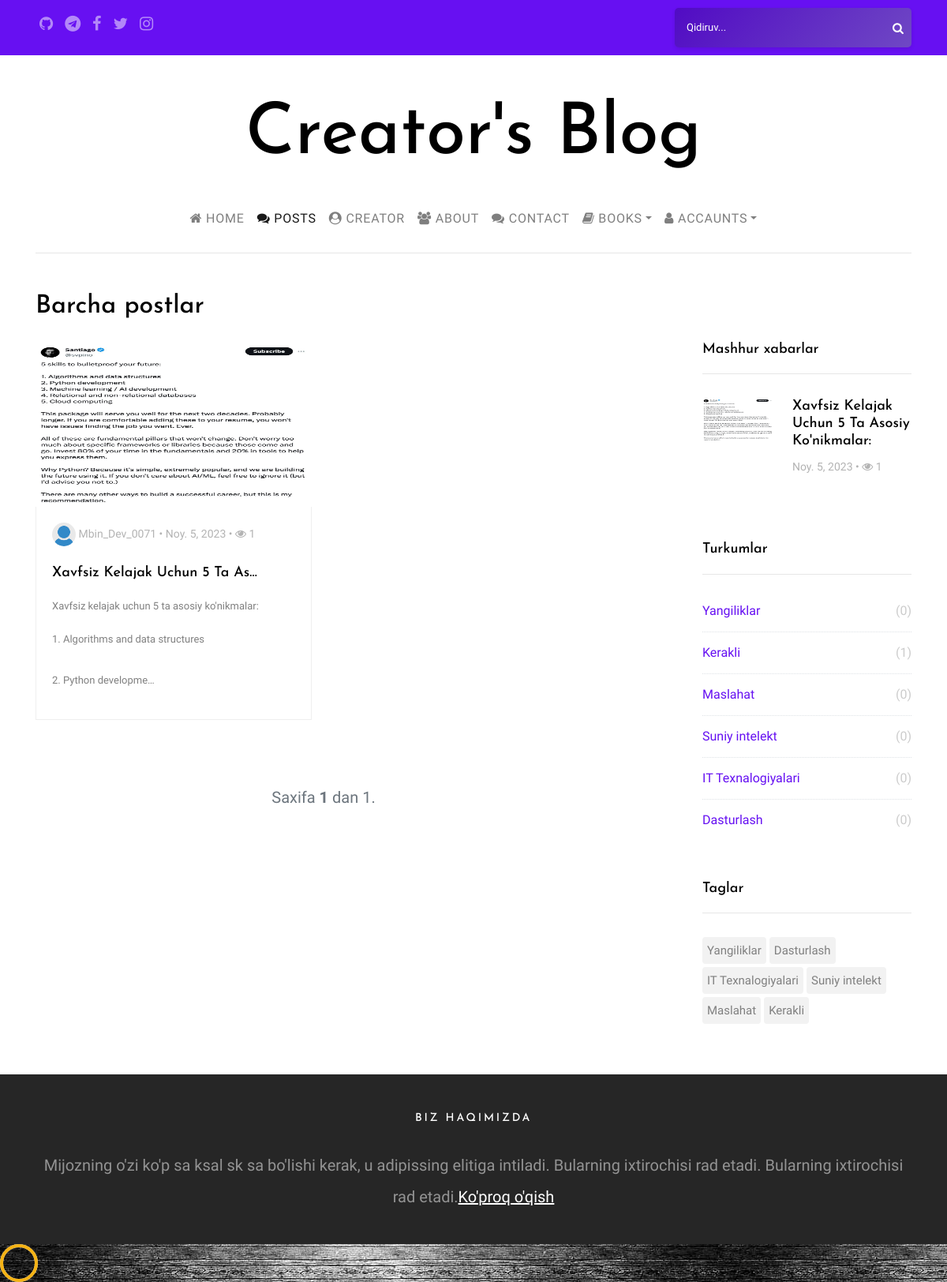
Page /post/ on the committed database.
### posts/models.py (models this page shows, shortened)
class Post(models.Model):
    author = models.ForeignKey(settings.AUTH_USER_MODEL, on_delete=models.CASCADE)
    category = models.ForeignKey(Category, on_delete=models.CASCADE)
    tags = models.ManyToManyField(Tag, blank=True, verbose_name='Yorliqlar')
    views = models.ManyToManyField(HitCount, related_name='post_views', blank=True)
    title = models.CharField(max_length=75, verbose_name='Sarlavha')
    slug = models.SlugField(unique=True, help_text='Bu joyni qo`lda o`zgartirmaslik tavsiya etiladi.')
    image = models.ImageField(upload_to='posts/%Y/%m/%d/', verbose_name='Rasm')
    content = RichTextField(verbose_name='Tarkib')
    created = models.DateTimeField(auto_now_add=True, verbose_name='Yaratilgan sana')
    available = models.BooleanField(default=True, verbose_name='Faol passiv')
    def getHitCount(self):
        return self.views.count()
    class Meta:
        ordering = ['-created']

class Category(models.Model):
    name = models.CharField(max_length=50, verbose_name='Kategoriya nomi')
    slug = models.SlugField(unique=True, help_text="Bu joyni qo'lda o'zgartirmaslik tavsiya etiladi.")
    def __str__(self):
        return self.name

class Tag(models.Model):
    name = models.CharField(max_length=50, verbose_name='Yorliq nomi')
    slug = models.SlugField(unique=True, help_text="Bu joyni qo'lda o'zgartirmaslik tavsiya etiladi.")
    def __str__(self):
        return self.name

### users/models.py (models this page shows, shortened)
class UserDetail(models.Model):
    user = models.OneToOneField(User, on_delete=models.CASCADE)
    title = models.CharField(blank=True, null=True, max_length=50, verbose_name='Ünvan')
    description = models.CharField(blank=True, null=True, max_length=250, verbose_name='Açıklama')
    image = models.ImageField(blank=True, null=True, upload_to='users/', default='def_user.png', verbose_name='Görsel')

### posts/views.py (the view)
# urls.py: path('', views.PostList, name='posts'),
def PostList(request, category_slug=None, tag_slug=None):
    category_page = None
    tag_page = None
    categories = Category.objects.all()
    tags = Tag.objects.all()
    popularposts = Post.objects.filter(available=True).annotate(viewyek=Count('views')).order_by('-viewyek')[:3]  # Get popular 3 posts
    context = {}
    if category_slug is not None:
        category_page = get_object_or_404(Category, slug=category_slug)
        posts = Post.objects.filter(available=True, category=category_page).order_by('-created')
        context.update({'title': "Turkum bo'yicha xabarlar"})
    elif tag_slug is not None:
        tag_page = get_object_or_404(Tag, slug=tag_slug)
        posts = Post.objects.filter(available=True, tags=tag_page).order_by('-created')
        context.update({'title': "Teg bo'yicha xabarlar"})
    else:
        posts = Post.objects.all().filter(available=True).order_by('-created')
        context.update({'title': 'Barcha postlar'})
    paginator = Paginator(posts, 8)  # Show 8 object per page.
    page_number = request.GET.get('page')
    post_list = paginator.get_page(page_number)
    context.update({
        'post_list': post_list,
        'popularposts': popularposts,
        'categories': categories,
        'tags': tags,
    })
    return render(request, 'posts.html', context)

### templates/posts.html (shortened to what this page needs)
{% extends 'partials/_base.html' %}
{% load static %}
{% block content %}
    <section class="site-section py-sm pt-5">
    <div class="container">
    <div class="row">
        <div class="col-md-6">
            <h2 class="mb-4">{{ title }}</h2>
        </div>
    </div>
    <div class="row blog-entries">
    <div class="col-md-12 col-lg-8 main-content">
        <div class="row">
            {% if post_list %}
                {% for post in post_list %}
                    <div class="col-md-6">
                        <a href="{% url 'posts:postDetail' post.category.slug post.id post.slug %}" class="blog-entry element-animate" data-animate-effect="fadeIn">
                            <img class="imgyek" style="height: 210px; width: 100%" src="{{ post.image.url }}" alt="Image placeholder">
                            <div class="blog-content-body">
                                <div class="post-meta">
                                    <span class="author"><img src="{{ post.author.userdetail.image.url }}" alt="Colorlib"> {{ post.author.username | title }} &bullet; </span>
                                    <span>{{ post.created | date }} &bullet;</span>
                                    <span><span class="fa fa-eye"></span> {{ post.getHitCount }}</span>
                                </div>
                                <h2>{{ post.title | title | truncatechars:30}}</h2>
                                <p class="mb-0">{{ post.content|safe|truncatechars:125|linebreaks }}</p>
                            </div>
                        </a>
                    </div>
                {% endfor %}
            {% endif %}
        </div>
        <div class="row mt-5">
            <div class="col-md-12 text-center">
                <nav aria-label="Page navigation" class="text-center">
                    <ul class="pagination">
                        <span class="step-links">
                            <span class="current">
                                    Saxifa <span class="font-weight-bold">{{ post_list.number }}</span> dan {{ post_list.paginator.num_pages }}.
                            </span>
                        </span>
                    </ul>
                </nav>
            </div>
        </div>
    </div>
{% endblock %}

### templates/partials/_sidebar.html
{% load static %}
<div class="col-md-12 col-lg-4 sidebar">
    {% if popularposts %}
        <div class="sidebar-box">
            <h3 class="heading">Mashhur xabarlar</h3>
            <div class="post-entry-sidebar">
                <ul>
                    {% for popularpost in popularposts %}
                        <li>
                            <a href="{% url 'posts:postDetail' popularpost.category.slug popularpost.id popularpost.slug %}">
                                <img style="height: 55px" src="{{ popularpost.image.url }}" alt="popularpost img" class="mr-4">
                                <div class="text">
                                    <h4>{{ popularpost.title | title }}</h4>
                                    <div class="post-meta">
                                        <span>{{ popularpost.created | date }} &bullet;</span>
                                        <span><span class="fa fa-eye"></span> {{ popularpost.getHitCount }}</span>
                                    </div>
                                </div>
                            </a>
                        </li>
                    {% endfor %}
                </ul>
            </div>
        </div>
    {% endif %}
    {% if categories %}
        <div class="sidebar-box">
            <h3 class="heading">Turkumlar</h3>
            <ul class="categories">
                {% for category in categories %}
                    <li><a href="{% url 'posts:posts_by_category' category.slug %}">{{ category }} <span>({{ category.post_set.count }})</span></a></li>
                {% endfor %}
            </ul>
        </div>
    {% endif %}
    {% if tags %}
        <div class="sidebar-box">
            <h3 class="heading">Taglar</h3>
            <ul class="tags">
                {% for tag in tags %}
                    <li><a href="{% url 'posts:posts_by_tag' tag.slug %}">{{ tag }}</a></li>
                {% endfor %}
            </ul>
        </div>
    {% endif %}
</div>
</div>
</div>
</section>

### static/css/style.css (style rules this page uses)
body { background: #000000 url("../images/2.jpg") repeat; font-family: "Inconsolata", SFMono-Regular, Menlo, Monaco, Consolas, "Liberation Mono", "Courier New", monospace; font-weight: 320; font-size: 20px; line-height: 2; color: #6c757d; }
a { -webkit-transition: .3s all ease; -o-transition: .3s all ease; transition: .3s all ease; text-decoration: none; }
h1, h2, h3, h4, h5 { color: #000; font-family: "Josefin Sans", -apple-system, BlinkMacSystemFont, "Segoe UI", Roboto, "Helvetica Neue", Arial, sans-serif, "Apple Color Emoji", "Segoe UI Emoji", "Segoe UI Symbol", "Noto Color Emoji"; }
.site-section { padding: 7em 0; }
.site-section.py-sm { padding: 0em 0; }
.blog-entries .blog-entry { display: block; -webkit-transition: .3s all ease; -o-transition: .3s all ease; transition: .3s all ease; margin-bottom: 30px; position: relative; }
.blog-entries .blog-entry .blog-content-body { padding: 20px; border: 1px solid #efefef; border-top: none; }
.blog-entries .blog-entry img { max-width: 100%; }
.blog-entries .blog-entry h2 { font-size: 18px; line-height: 1.5; }
.blog-entries .blog-entry p { font-size: 13px; color: gray; }
.blog-entries .post-meta { margin-bottom: 20px; font-size: 14px; color: #b3b3b3; }
.blog-entries .post-meta .author img { width: 30px; border-radius: 50%; display: inline-block; }
.sidebar { padding-left: 5em; }
.sidebar-box { margin-bottom: 4em; font-size: 15px; width: 100%; float: left; background: #fff; }
.sidebar-box *:last-child { margin-bottom: 0; }
.sidebar-box .heading { font-size: 18px; margin-bottom: 30px; padding-bottom: 20px; border-bottom: 1px solid #e6e6e6; }
.tags { padding: 0; margin: 0; font-weight: 400; }
.tags li { padding: 0; margin: 0 4px 4px 0; float: left; display: inline-block; }
.tags li a { float: left; display: block; border-radius: 4px; padding: 2px 6px; color: gray; background: #f2f2f2; }
.pagination { margin-bottom: 5em; text-align: center !important; display: block; }
.categories, .sidelink { padding: 0; margin: 0; font-weight: 400; }
.categories li, .sidelink li { padding: 0; margin: 0; position: relative; margin-bottom: 10px; padding-bottom: 10px; border-bottom: 1px dotted #dee2e6; list-style: none; }
.categories li:last-child, .sidelink li:last-child { margin-bottom: 0; border-bottom: none; padding-bottom: 0; }
.categories li a, .sidelink li a { display: block; font-size: 16px; }
.categories li a span, .sidelink li a span { position: absolute; right: 0; top: 0; color: #ccc; -webkit-transition: .3s all ease; -o-transition: .3s all ease; transition: .3s all ease; }
.heading { color: #000; }
.post-entry-sidebar .post-meta { font-size: 14px; color: #b3b3b3; }
.post-entry-sidebar ul { padding: 0; margin: 0; }
.post-entry-sidebar ul li { list-style: none; padding: 0 0 20px 0; margin: 0 0 20px 0; }
.post-entry-sidebar ul li a { display: table; }
.post-entry-sidebar ul li a img { width: 90px; }
.post-entry-sidebar ul li a img, .post-entry-sidebar ul li a .text { display: table-cell; vertical-align: middle; }
.post-entry-sidebar ul li a .text h4 { font-size: 18px; }
.element-animate { opacity: 0; visibility: hidden; }

### rows in the picture
Post: image (picture), author.userdetail.image (picture), author.username "Mbin_Dev_0071", created "Noy. 5, 2023", getHitCount "1", title "Xavfsiz Kelajak Uchun 5 Ta As…", content "Xavfsiz kelajak uchun 5 ta asosiy ko'nikmalar: 1. Algorithms and data structures 2. Python developme…", title "Xavfsiz Kelajak Uchun 5 Ta Asosiy Ko'nikmalar:"
Category: name "Yangiliklar", post_set.count "0"
Category: name "Kerakli", post_set.count "1"
Category: name "Maslahat", post_set.count "0"
Category: name "Suniy intelekt", post_set.count "0"
Category: name "IT Texnalogiyalari", post_set.count "0"
Category: name "Dasturlash", post_set.count "0"
Tag: name "Yangiliklar"
Tag: name "Dasturlash"
Tag: name "IT Texnalogiyalari"
Tag: name "Suniy intelekt"
Tag: name "Maslahat"
Tag: name "Kerakli"

### other values in the picture
{{ title }} "Barcha postlar"
{{ post_list.number }} "1"
{{ post_list.paginator.num_pages }} "1"
